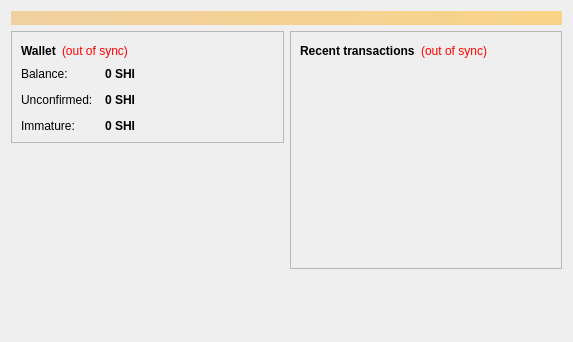
<?xml version="1.0" encoding="UTF-8"?>
<ui version="4.0">
 <class>OverviewPage</class>
 <widget class="QWidget" name="OverviewPage">
  <property name="geometry">
   <rect>
    <x>0</x>
    <y>0</y>
    <width>573</width>
    <height>342</height>
   </rect>
  </property>
  <property name="windowTitle">
   <string>Form</string>
  </property>
  <layout class="QVBoxLayout" name="topLayout">
   <item>
    <widget class="QLabel" name="labelAlerts">
     <property name="visible">
      <bool>false</bool>
     </property>
     <property name="styleSheet">
      <string notr="true">background-color: qlineargradient(x1: 0, y1: 0, x2: 1, y2: 0, stop:0 #F0D0A0, stop:1 #F8D488); color:#000000;</string>
     </property>
     <property name="wordWrap">
      <bool>true</bool>
     </property>
     <property name="margin">
      <number>3</number>
     </property>
    </widget>
   </item>
   <item>
    <layout class="QHBoxLayout" name="horizontalLayout" stretch="1,1">
     <item>
      <layout class="QVBoxLayout" name="verticalLayout_2">
       <item>
        <widget class="QFrame" name="frame">
         <property name="frameShape">
          <enum>QFrame::StyledPanel</enum>
         </property>
         <property name="frameShadow">
          <enum>QFrame::Raised</enum>
         </property>
         <layout class="QVBoxLayout" name="verticalLayout_4">
          <item>
           <layout class="QHBoxLayout" name="horizontalLayout_4">
            <item>
             <widget class="QLabel" name="label_5">
              <property name="font">
               <font>
                <weight>75</weight>
                <bold>true</bold>
               </font>
              </property>
              <property name="text">
               <string>Wallet</string>
              </property>
             </widget>
            </item>
            <item>
             <widget class="QLabel" name="labelWalletStatus">
              <property name="toolTip">
               <string>The displayed information may be out of date. Your wallet automatically synchronizes with the Shilling network after a connection is established, but this process has not completed yet.</string>
              </property>
              <property name="styleSheet">
               <string notr="true">QLabel { color: red; }</string>
              </property>
              <property name="text">
               <string notr="true">(out of sync)</string>
              </property>
              <property name="alignment">
               <set>Qt::AlignLeading|Qt::AlignLeft|Qt::AlignVCenter</set>
              </property>
             </widget>
            </item>
            <item>
             <spacer name="horizontalSpacer_2">
              <property name="orientation">
               <enum>Qt::Horizontal</enum>
              </property>
              <property name="sizeHint" stdset="0">
               <size>
                <width>40</width>
                <height>20</height>
               </size>
              </property>
             </spacer>
            </item>
           </layout>
          </item>
          <item>
           <layout class="QFormLayout" name="formLayout_2">
            <property name="fieldGrowthPolicy">
             <enum>QFormLayout::AllNonFixedFieldsGrow</enum>
            </property>
            <property name="horizontalSpacing">
             <number>12</number>
            </property>
            <property name="verticalSpacing">
             <number>12</number>
            </property>
            <item row="0" column="0">
             <widget class="QLabel" name="label">
              <property name="text">
               <string>Balance:</string>
              </property>
             </widget>
            </item>
            <item row="0" column="1">
             <widget class="QLabel" name="labelBalance">
              <property name="font">
               <font>
                <weight>75</weight>
                <bold>true</bold>
               </font>
              </property>
              <property name="cursor">
               <cursorShape>IBeamCursor</cursorShape>
              </property>
              <property name="toolTip">
               <string>Your current balance</string>
              </property>
              <property name="text">
               <string notr="true">0 SHI</string>
              </property>
              <property name="textInteractionFlags">
               <set>Qt::LinksAccessibleByMouse|Qt::TextSelectableByKeyboard|Qt::TextSelectableByMouse</set>
              </property>
             </widget>
            </item>
            <item row="1" column="0">
             <widget class="QLabel" name="label_3">
              <property name="text">
               <string>Unconfirmed:</string>
              </property>
             </widget>
            </item>
            <item row="1" column="1">
             <widget class="QLabel" name="labelUnconfirmed">
              <property name="font">
               <font>
                <weight>75</weight>
                <bold>true</bold>
               </font>
              </property>
              <property name="cursor">
               <cursorShape>IBeamCursor</cursorShape>
              </property>
              <property name="toolTip">
               <string>Total of transactions that have yet to be confirmed, and do not yet count toward the current balance</string>
              </property>
              <property name="text">
               <string notr="true">0 SHI</string>
              </property>
              <property name="textInteractionFlags">
               <set>Qt::LinksAccessibleByMouse|Qt::TextSelectableByKeyboard|Qt::TextSelectableByMouse</set>
              </property>
             </widget>
            </item>
            <item row="2" column="0">
             <widget class="QLabel" name="labelImmatureText">
              <property name="text">
               <string>Immature:</string>
              </property>
             </widget>
            </item>
            <item row="2" column="1">
             <widget class="QLabel" name="labelImmature">
              <property name="font">
               <font>
                <weight>75</weight>
                <bold>true</bold>
               </font>
              </property>
              <property name="toolTip">
               <string>Mined balance that has not yet matured</string>
              </property>
              <property name="text">
               <string notr="true">0 SHI</string>
              </property>
              <property name="textInteractionFlags">
               <set>Qt::LinksAccessibleByMouse|Qt::TextSelectableByKeyboard|Qt::TextSelectableByMouse</set>
              </property>
             </widget>
            </item>
           </layout>
          </item>
         </layout>
        </widget>
       </item>
       <item>
        <spacer name="verticalSpacer">
         <property name="orientation">
          <enum>Qt::Vertical</enum>
         </property>
         <property name="sizeHint" stdset="0">
          <size>
           <width>20</width>
           <height>40</height>
          </size>
         </property>
        </spacer>
       </item>
      </layout>
     </item>
     <item>
      <layout class="QVBoxLayout" name="verticalLayout_3">
       <item>
        <widget class="QFrame" name="frame_2">
         <property name="frameShape">
          <enum>QFrame::StyledPanel</enum>
         </property>
         <property name="frameShadow">
          <enum>QFrame::Raised</enum>
         </property>
         <layout class="QVBoxLayout" name="verticalLayout">
          <item>
           <layout class="QHBoxLayout" name="horizontalLayout_2">
            <item>
             <widget class="QLabel" name="label_4">
              <property name="text">
               <string>&lt;b&gt;Recent transactions&lt;/b&gt;</string>
              </property>
             </widget>
            </item>
            <item>
             <widget class="QLabel" name="labelTransactionsStatus">
              <property name="toolTip">
               <string>The displayed information may be out of date. Your wallet automatically synchronizes with the Shilling network after a connection is established, but this process has not completed yet.</string>
              </property>
              <property name="styleSheet">
               <string notr="true">QLabel { color: red; }</string>
              </property>
              <property name="text">
               <string notr="true">(out of sync)</string>
              </property>
              <property name="alignment">
               <set>Qt::AlignRight|Qt::AlignTrailing|Qt::AlignVCenter</set>
              </property>
             </widget>
            </item>
            <item>
             <spacer name="horizontalSpacer">
              <property name="orientation">
               <enum>Qt::Horizontal</enum>
              </property>
              <property name="sizeHint" stdset="0">
               <size>
                <width>40</width>
                <height>20</height>
               </size>
              </property>
             </spacer>
            </item>
           </layout>
          </item>
          <item>
           <widget class="QListView" name="listTransactions">
            <property name="styleSheet">
             <string notr="true">QListView { background: transparent; }</string>
            </property>
            <property name="frameShape">
             <enum>QFrame::NoFrame</enum>
            </property>
            <property name="verticalScrollBarPolicy">
             <enum>Qt::ScrollBarAlwaysOff</enum>
            </property>
            <property name="horizontalScrollBarPolicy">
             <enum>Qt::ScrollBarAlwaysOff</enum>
            </property>
            <property name="selectionMode">
             <enum>QAbstractItemView::NoSelection</enum>
            </property>
           </widget>
          </item>
         </layout>
        </widget>
       </item>
       <item>
        <spacer name="verticalSpacer_2">
         <property name="orientation">
          <enum>Qt::Vertical</enum>
         </property>
         <property name="sizeHint" stdset="0">
          <size>
           <width>20</width>
           <height>40</height>
          </size>
         </property>
        </spacer>
       </item>
      </layout>
     </item>
    </layout>
   </item>
  </layout>
 </widget>
 <resources/>
 <connections/>
</ui>
